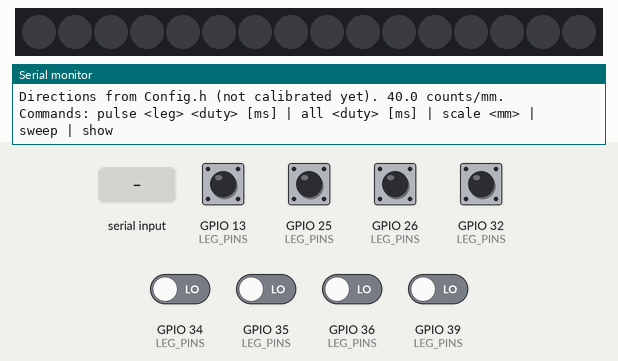
Recording of a sketch running on a simulated ESP32. Shown: 16 RGB LEDs in strip order, left to right, the last lines printed to the serial monitor. Wiring (inferred from the names in the program): PCA9685 PWM driver at I2C address 0x40. The inputs (shaded band) are chosen by the test bench; at power-on: GPIO 13 (LEG_PINS), GPIO 25 (LEG_PINS), GPIO 26 (LEG_PINS), GPIO 32 (LEG_PINS) HIGH, GPIO 34 (LEG_PINS), GPIO 35 (LEG_PINS), GPIO 36 (LEG_PINS), GPIO 39 (LEG_PINS) LOW. EEPROM starts erased.

Above: at 1.5 s.
1.6 s: "sweep\n" received over Serial
At 1.81 s:
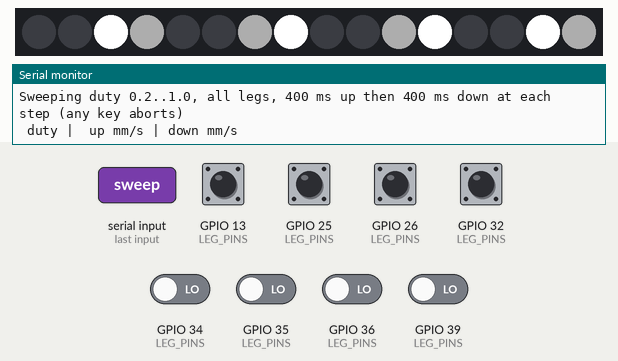
At 4.0 s:
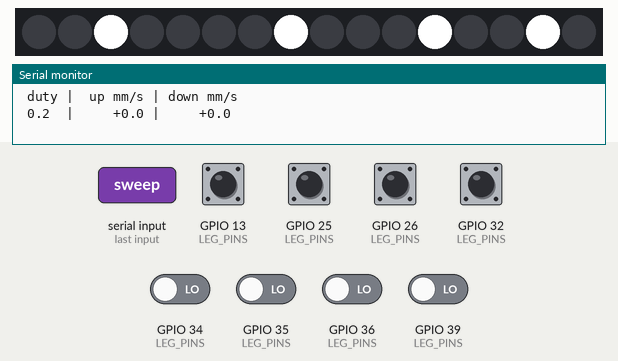
4.1 s: "P 1\n" received over Serial
5.7 s: "pulse\n" received over Serial
Timing chart, 0 to 8.7 s (numbered marks = the images above; inputs shaded):
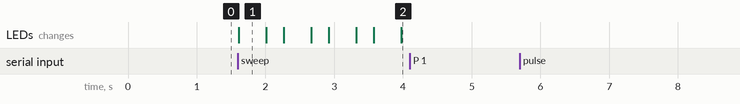

Measured:
- after the input at 1.6 s, the LEDs: change at once (image 1)
- what the display in image 1 shows lasts 0.4 s, from 1.6 s to 2.0 s

The sketch:

test_leg.ino
```cpp
// =====================================================================
//  test_leg  —  motors + encoders together, open loop
//
//  For bring-up and tuning before running the full firmware:
//    * does each leg move, and does its encoder count while it does?
//    * which way does each leg go? (the firmware's 'calib' fixes directions)
//    * COUNTS_PER_MM: move the whole desk a known distance
//    * MIN_DUTY / KFF: how fast the legs go at each duty
//
//  Uses the leg->port map, inversions and COUNTS_PER_MM from Config.h,
//  plus any direction calibration saved by the firmware's 'calib'.
//  Single-leg moves are capped at duty 0.6 and 1.5 s; multi-leg moves stop
//  if the legs drift more than SYNC_FAULT_MM apart. Any key aborts.
//
//  Serial 115200:
//    pulse <leg> <duty> [ms]   one leg; prints counts, mm, mm/s
//    all <duty> [ms]           all legs open loop; prints each leg's travel
//    scale <mm>                after an 'all' move: enter the distance you
//                              measured -> suggested COUNTS_PER_MM
//    sweep                     all legs, duty 0.2..1.0 up then back down;
//                              prints speed per duty, suggests MIN_DUTY & KFF
//    show                      current counts
// =====================================================================
#define ENABLE_HOME_ASSISTANT 0
#include <Arduino.h>
#include <Wire.h>
#include <Preferences.h>
#include "Config.h"
#include "MotorDriver.h"
#include "QuadEncoder.h"

Pca9685      pca;
MotorDriver* motor[NUM_LEGS];
QuadEncoder  enc[NUM_LEGS];
int32_t      lastAllCounts[NUM_LEGS];
bool         haveAll = false;

bool runLegs(int first, int last, float duty, uint32_t ms, int32_t* moved, float* rate = nullptr);

static String readLine() {
  static String buf;
  while (Serial.available()) {
    char c = Serial.read();
    if (c == '\n' || c == '\r') { if (buf.length()) { String l = buf; buf = ""; return l; } }
    else if (buf.length() < 80) buf += c;
  }
  return "";
}
static bool keyPressed() {
  if (!Serial.available()) return false;
  while (Serial.available()) Serial.read();
  return true;
}
static void allStop() { for (int i = 0; i < NUM_LEGS; i++) motor[i]->set(0); }

// Run legs [first..last] at duty for ms. Fills moved[] with counts (incl.
// coasting) and, if given, rate[] with the steady speed in mm/s measured
// over the second half of the run. Returns false if aborted (key or legs
// drifting apart).
bool runLegs(int first, int last, float duty, uint32_t ms, int32_t* moved, float* rate) {
  int32_t start[NUM_LEGS], mid[NUM_LEGS];
  uint32_t tMid = 0;
  for (int i = 0; i < NUM_LEGS; i++) start[i] = enc[i].read();
  for (int i = first; i <= last; i++) motor[i]->set(duty);
  uint32_t t0 = millis();
  bool ok = true;
  while (millis() - t0 < ms) {
    if (!tMid && millis() - t0 >= ms / 2) { tMid = millis(); for (int i = 0; i < NUM_LEGS; i++) mid[i] = enc[i].read(); }
    if (keyPressed()) { Serial.println("ABORTED (key)"); ok = false; break; }
    if (last > first) {
      float lo = 1e9f, hi = -1e9f;
      for (int i = first; i <= last; i++) {
        float mm = (enc[i].read() - start[i]) / COUNTS_PER_MM;
        lo = fminf(lo, mm); hi = fmaxf(hi, mm);
      }
      if (hi - lo > SYNC_FAULT_MM) {
        int lag = first; float worst = 1e9f;                       // the leg furthest behind
        for (int i = first; i <= last; i++) {
          float mm = (enc[i].read() - start[i]) / COUNTS_PER_MM * (duty > 0 ? 1 : -1);
          if (mm < worst) { worst = mm; lag = i; }
        }
        Serial.printf("ABORTED: legs drifted %.1f mm apart (open loop). Leg %d is lagging (%.1f mm). "
                      "Overloaded, binding, or its motor/encoder isn't working?\n", hi - lo, lag, worst);
        ok = false; break;
      }
    }
    delay(2);
  }
  if (rate) {
    float dt = tMid ? (millis() - tMid) / 1000.0f : 0;
    for (int i = 0; i < NUM_LEGS; i++) rate[i] = dt > 0 ? (enc[i].read() - mid[i]) / COUNTS_PER_MM / dt : 0;
  }
  allStop();
  delay(250);                                         // let them coast to a stop before reading
  for (int i = 0; i < NUM_LEGS; i++) moved[i] = enc[i].read() - start[i];
  return ok;
}

void setup() {
#if PIN_MOTOR_POWER != PIN_NONE
  pinMode(PIN_MOTOR_POWER, OUTPUT);
  digitalWrite(PIN_MOTOR_POWER, HIGH);
#endif
  Wire.begin(PIN_I2C_SDA, PIN_I2C_SCL, I2C_FREQ_HZ);
  Wire.setTimeOut(20);
  bool ok = pca.begin(Wire, BTS_BOARD_ADDR, BTS_PWM_HZ);
  for (int i = 0; i < NUM_LEGS; i++) { motor[i] = new BtsMotor(pca, LEG_PORT[i]); motor[i]->disable(); }

  Serial.begin(115200);
  delay(300);
  Serial.println("\n=== test_leg ===");
  if (!ok) Serial.printf("!! Motor board not answering at 0x%02X. Run test_motor_driver first.\n", BTS_BOARD_ADDR);

  // directions: firmware calibration if saved, else Config.h defaults
  Preferences prefs;
  prefs.begin("desk", true);
  uint8_t defM = 0, defE = 0;
  for (int i = 0; i < NUM_LEGS; i++) { defM |= MOTOR_INVERT[i] << i; defE |= ENCODER_INVERT[i] << i; }
  bool cal = prefs.isKey("mInv");
  uint8_t mInv = prefs.getUChar("mInv", defM), eInv = prefs.getUChar("eInv", defE);
  prefs.end();
  for (int i = 0; i < NUM_LEGS; i++) {
    motor[i]->setInvert((mInv >> i) & 1);
    enc[i].begin(LEG_PINS[i].encA, LEG_PINS[i].encB, (eInv >> i) & 1);
    Serial.printf("leg %d: port %d, motor %s, encoder %s\n", i, LEG_PORT[i],
                  (mInv >> i) & 1 ? "INV" : "norm", (eInv >> i) & 1 ? "INV" : "norm");
  }
  Serial.printf("Directions from %s. %.1f counts/mm.\n", cal ? "saved calibration" : "Config.h (not calibrated yet)", COUNTS_PER_MM);
  Serial.println("Commands: pulse <leg> <duty> [ms] | all <duty> [ms] | scale <mm> | sweep | show");
}

void loop() {
  String line = readLine();
  if (!line.length()) return;
  char cmd[16] = "";
  float a = 0, b = 0, c = 0;
  int n = sscanf(line.c_str(), "%15s %f %f %f", cmd, &a, &b, &c);
  String s(cmd); s.toLowerCase();
  int32_t moved[NUM_LEGS];

  if (s == "pulse" && n >= 3 && a >= 0 && a < NUM_LEGS) {
    int i = (int)a;
    float duty = constrain(b, -0.6f, 0.6f);
    uint32_t ms = constrain(n >= 4 ? (uint32_t)c : 400u, 50u, 1500u);
    Serial.printf("leg %d at %+.2f for %lu ms (tilts the desk; keep it short)...\n", i, duty, (unsigned long)ms);
    float rate[NUM_LEGS];
    runLegs(i, i, duty, ms, moved, rate);
    float mm = moved[i] / COUNTS_PER_MM;
    Serial.printf("  leg %d: %+ld counts = %+.2f mm, speed %+.1f mm/s", i, (long)moved[i], mm, rate[i]);
    if (labs(moved[i]) < 3) Serial.println("  <- NO MOVEMENT: motor not turning, or encoder not counting?");
    else Serial.printf("  (count went %s for a %s command)\n", (moved[i] > 0) ? "UP" : "DOWN", duty > 0 ? "+" : "-");
  }
  else if (s == "all" && n >= 2) {
    float duty = constrain(a, -1.0f, 1.0f);
    uint32_t ms = constrain(n >= 3 ? (uint32_t)b : 1000u, 50u, 5000u);
    Serial.printf("all legs at %+.2f for %lu ms (open loop)...\n", duty, (unsigned long)ms);
    bool ok = runLegs(0, NUM_LEGS - 1, duty, ms, moved);
    double sum = 0;
    for (int i = 0; i < NUM_LEGS; i++) {
      Serial.printf("  leg %d: %+7ld counts  %+7.2f mm\n", i, (long)moved[i], moved[i] / COUNTS_PER_MM);
      sum += moved[i]; lastAllCounts[i] = moved[i];
    }
    haveAll = ok;
    if (ok) Serial.printf("  average %+.0f counts. Measure how far the desktop moved, then: scale <mm>\n", sum / NUM_LEGS);
  }
  else if (s == "scale" && n >= 2 && a != 0) {
    if (!haveAll) { Serial.println("Do a complete 'all <duty> <ms>' move first"); return; }
    double sum = 0;
    for (int i = 0; i < NUM_LEGS; i++) sum += labs(lastAllCounts[i]);
    double cpm = sum / NUM_LEGS / fabs(a);
    Serial.printf("Suggested: #define COUNTS_PER_MM %.2ff   (now %.2f)\n", cpm, COUNTS_PER_MM);
    for (int i = 0; i < NUM_LEGS; i++)
      Serial.printf("  leg %d alone would be %.2f counts/mm\n", i, labs(lastAllCounts[i]) / fabs(a));
  }
  else if (s == "sweep") {
    Serial.println("Sweeping duty 0.2..1.0, all legs, 400 ms up then 400 ms down at each step (any key aborts)");
    Serial.println(" duty |  up mm/s | down mm/s");
    float sx = 0, sy = 0, sxx = 0, sxy = 0; int np = 0;          // least-squares fit: speed = m*duty + c
    for (int k = 1; k <= 5; k++) {
      float duty = 0.2f * k;
      int32_t mv[NUM_LEGS];
      float ru[NUM_LEGS], rd[NUM_LEGS];
      if (!runLegs(0, NUM_LEGS - 1, duty, 400, mv, ru)) return;
      if (!runLegs(0, NUM_LEGS - 1, -duty, 400, mv, rd)) return;
      float vu = 0, vd = 0;
      for (int i = 0; i < NUM_LEGS; i++) { vu += ru[i] / NUM_LEGS; vd += rd[i] / NUM_LEGS; }
      Serial.printf(" %.1f  | %+8.1f | %+8.1f\n", duty, vu, vd);
      float v = fminf(fabsf(vu), fabsf(vd));                     // the slower direction rules
      if (v > 1.0f) { sx += duty; sy += v; sxx += duty * duty; sxy += duty * v; np++; }
    }
    if (np < 2) { Serial.println("Legs barely moved during the sweep. Check the motor supply / wiring."); return; }
    float m = (np * sxy - sx * sy) / (np * sxx - sx * sx), c0 = (sy - m * sx) / np;
    float minDuty = -c0 / m, kff = (MAX_SPEED_MM_S - c0) / m;
    Serial.printf("Fit: speed = %.1f mm/s per unit duty, starts moving at duty %.2f\n", m, minDuty);
    Serial.println("Suggested starting values (the firmware's closed loop corrects the rest):");
    Serial.printf("  #define MIN_DUTY %.2ff   (now %.2f)\n", fmaxf(0.0f, minDuty), MIN_DUTY);
    if (kff <= 1.0f) Serial.printf("  #define KFF      %.2ff   (now %.2f): duty for MAX_SPEED_MM_S = %.0f mm/s\n", kff, KFF, MAX_SPEED_MM_S);
    else Serial.printf("  MAX_SPEED_MM_S (%.0f) is out of reach (needs duty %.2f): lower it to ~%.0f, and KFF to ~0.9\n",
                       MAX_SPEED_MM_S, kff, (0.9f * m + c0));
  }
  else if (s == "show") {
    for (int i = 0; i < NUM_LEGS; i++) Serial.printf("  leg %d: %+ld counts (%+.2f mm)\n", i, (long)enc[i].read(), enc[i].read() / COUNTS_PER_MM);
  }
  else Serial.println("? pulse <leg 0-3> <duty> [ms] | all <duty> [ms] | scale <mm> | sweep | show");
}
```

QuadEncoder.h
```cpp
// =====================================================================
//  QuadEncoder.h  —  4x quadrature decoding, two interchangeable backends
//
//    PCNT backend : ESP32 hardware pulse counter. Needs Arduino-ESP32
//                   core 3.x (ESP-IDF 5). Counts all 4 edges, has a
//                   hardware glitch filter, and accumulates to 32 bits.
//    ISR backend  : CHANGE interrupts on both pins with a state-table
//                   decoder. Works on any ESP32 or core version. Good to a
//                   few tens of kHz of edges per encoder.
// =====================================================================
#pragma once
#include <Arduino.h>
#include "Config.h"

#if ENCODER_USE_PCNT && defined(ESP_ARDUINO_VERSION_MAJOR) && (ESP_ARDUINO_VERSION_MAJOR >= 3)
  #define QE_PCNT 1
  #include "driver/pulse_cnt.h"
  #include "driver/gpio.h"
#else
  #define QE_PCNT 0
  #include "soc/soc.h"
  #include "soc/gpio_reg.h"
  #include "soc/soc_caps.h"
  // Everything the ISR touches must sit in IRAM/DRAM. NVS (flash) writes
  // disable the flash cache, and an ISR reading from flash would crash.
  // index = (prev<<2)|curr : +1/-1 for valid steps, 0 for none or invalid
  static DRAM_ATTR const int8_t QE_TABLE[16] = { 0,-1, 1, 0,  1, 0, 0,-1,  -1, 0, 0, 1,  0, 1,-1, 0 };
  static inline uint8_t IRAM_ATTR qeFastRead(uint8_t pin) {
  #if SOC_GPIO_PIN_COUNT > 32
    if (pin >= 32) return (REG_READ(GPIO_IN1_REG) >> (pin - 32)) & 1;
  #endif
    return (REG_READ(GPIO_IN_REG) >> pin) & 1;
  }
#endif

class QuadEncoder {
public:
  bool begin(uint8_t pinA, uint8_t pinB, bool invert) {
    _a = pinA; _b = pinB; _invert = invert;
#if QE_PCNT
    return beginPCNT();
#else
    return beginISR();
#endif
  }

  // Raw count with the direction fix and zero offset applied.
  int32_t read() {
    int32_t raw;
#if QE_PCNT
    int c = 0;
    pcnt_unit_get_count(_unit, &c);
    raw = c;
#else
    portENTER_CRITICAL(&_mux);
    raw = _count;
    portEXIT_CRITICAL(&_mux);
#endif
    if (_invert) raw = -raw;
    return raw - _offset;
  }

  // Make the current physical position read as 'value'.
  void set(int32_t value) {
    _offset = 0;
    _offset = read() - value;
  }

  // Change direction at runtime. The reading flips sign, so callers
  // re-zero afterwards.
  void setInvert(bool invert) { _invert = invert; }
  bool inverted() const { return _invert; }

  const char* backend() const { return QE_PCNT ? "PCNT" : "ISR"; }

private:
  uint8_t _a = 0, _b = 0;
  bool    _invert = false;
  int32_t _offset = 0;

#if QE_PCNT
  pcnt_unit_handle_t    _unit = nullptr;
  pcnt_channel_handle_t _chA  = nullptr, _chB = nullptr;

  bool beginPCNT() {
    pcnt_unit_config_t uc = {};
    uc.low_limit  = -30000;
    uc.high_limit =  30000;
    uc.flags.accum_count = 1;          // extend to 32 bits in software on wrap
    if (pcnt_new_unit(&uc, &_unit) != ESP_OK) return false;

    pcnt_glitch_filter_config_t fc = {};
    fc.max_glitch_ns = ENCODER_GLITCH_NS;
    pcnt_unit_set_glitch_filter(_unit, &fc);

    // Channel A counts on A edges, with B as the direction level.
    pcnt_chan_config_t ca = {};
    ca.edge_gpio_num  = _a;
    ca.level_gpio_num = _b;
    if (pcnt_new_channel(_unit, &ca, &_chA) != ESP_OK) return false;

    // Channel B counts on B edges, with A as the direction level.
    pcnt_chan_config_t cb = {};
    cb.edge_gpio_num  = _b;
    cb.level_gpio_num = _a;
    if (pcnt_new_channel(_unit, &cb, &_chB) != ESP_OK) return false;

    pcnt_channel_set_edge_action (_chA, PCNT_CHANNEL_EDGE_ACTION_DECREASE, PCNT_CHANNEL_EDGE_ACTION_INCREASE);
    pcnt_channel_set_level_action(_chA, PCNT_CHANNEL_LEVEL_ACTION_KEEP,    PCNT_CHANNEL_LEVEL_ACTION_INVERSE);
    pcnt_channel_set_edge_action (_chB, PCNT_CHANNEL_EDGE_ACTION_INCREASE, PCNT_CHANNEL_EDGE_ACTION_DECREASE);
    pcnt_channel_set_level_action(_chB, PCNT_CHANNEL_LEVEL_ACTION_KEEP,    PCNT_CHANNEL_LEVEL_ACTION_INVERSE);

    // Watch points at the limits are required for accum_count to work.
    pcnt_unit_add_watch_point(_unit, uc.high_limit);
    pcnt_unit_add_watch_point(_unit, uc.low_limit);

    // Weak internal pull-ups help on pins that have them (not 34–39).
    // External pull-ups are still recommended.
    if (_a < 34) gpio_pullup_en((gpio_num_t)_a);
    if (_b < 34) gpio_pullup_en((gpio_num_t)_b);

    pcnt_unit_enable(_unit);
    pcnt_unit_clear_count(_unit);
    pcnt_unit_start(_unit);
    return true;
  }
#else
  volatile int32_t _count = 0;
  volatile uint8_t _state = 0;
  portMUX_TYPE     _mux   = portMUX_INITIALIZER_UNLOCKED;

  static void IRAM_ATTR isr(void* arg) {
    QuadEncoder* e = static_cast<QuadEncoder*>(arg);
    uint8_t s = (qeFastRead(e->_a) << 1) | qeFastRead(e->_b);
    portENTER_CRITICAL_ISR(&e->_mux);
    e->_count += QE_TABLE[(e->_state << 2) | s];
    e->_state = s;
    portEXIT_CRITICAL_ISR(&e->_mux);
  }

  bool beginISR() {
    pinMode(_a, _a < 34 ? INPUT_PULLUP : INPUT);
    pinMode(_b, _b < 34 ? INPUT_PULLUP : INPUT);
    _state = (digitalRead(_a) << 1) | digitalRead(_b);
    attachInterruptArg(digitalPinToInterrupt(_a), isr, this, CHANGE);
    attachInterruptArg(digitalPinToInterrupt(_b), isr, this, CHANGE);
    return true;
  }
#endif
};
```

Source omitted: Config.h (15465 bytes), MotorDriver.h (7432 bytes)
